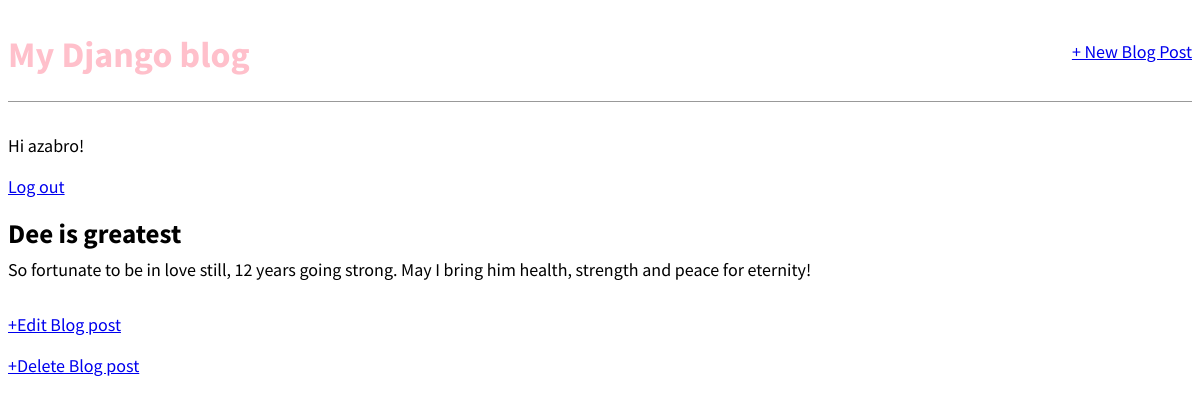
Screenshot of /post/3/ (signed in) with the database file from the repository.
### blog/models.py (models this page shows, shortened)
class Post(models.Model):
    title  = models.CharField(max_length=200)
    body   = models.TextField()
    author = models.ForeignKey(
            'auth.User',
            on_delete=models.CASCADE,
    )

### blog/views.py (the view)
# urls.py: path('post/<int:pk>/', BlogDetailView.as_view(), name='post_detail'),
class BlogDetailView(DetailView):
    model = Post
    template_name = 'post_detail.html'

### templates/post_detail.html
{% extends 'base.html' %}
{% block content %}
  <div class="post-entry">
    <h2>{{ post.title }}</h2>
    <p>{{ post.body }}</p>
  </div>
  <p><a href="{% url 'post_edit' post.pk %}">+Edit Blog post</a></p>
  <p><a href="{% url 'post_delete' post.pk %}">+Delete Blog post</a></p>
{% endblock content %}

### templates/base.html (shortened to what this page needs)
{% load static %}
<html>
  <head>
    <link href="{% static 'css/base.css' %}" rel="stylesheet">
  </head>
  <body>
    <div>
      <header>
        <div class="nav-left">
          <h1><a href="{% url 'home' %}">My Django blog</a></h1>
        </div>
        <div class="nav-right">
          <a href="{% url 'post_new' %}"> + New Blog Post</a>
        </div>
      </header>
      {% if user.is_authenticated %}
        <p>Hi {{ user.username }}!</p>
        <p><a href="{% url 'logout' %}">Log out</a></p>
      {% else %}
        <p>You are not logged in.</p>
        <a href="{% url 'login'%}">Log in</a>
      {% endif %}
      {% block content %}
      {% endblock content %}
    </div>
  </body>
</html>

### static/css/base.css (style rules this page uses)
body { font-family: 'Source Sans Pro', sans-serif; font-size: 18px; }
header { border-bottom: 1px solid #999; margin-bottom: 2rem; display: flex; }
header h1 a { color: pink; text-decoration: none; }
.nav-left { margin-right: auto; }
.nav-right { display: flex; padding-top: 2rem; }
.post-entry { margin-bottom: 2rem; }
.post-entry h2 { margin: 0.5rem 0; }
.post-entry p { margin: 0; font-weight: 400; }

### rows the page displays
Post: title "Dee is greatest", body "So fortunate to be in love still, 12 years going strong. May I bring him health, strength and peace for eternity!"

### other values shown
{{ user.username }} "azabro"
